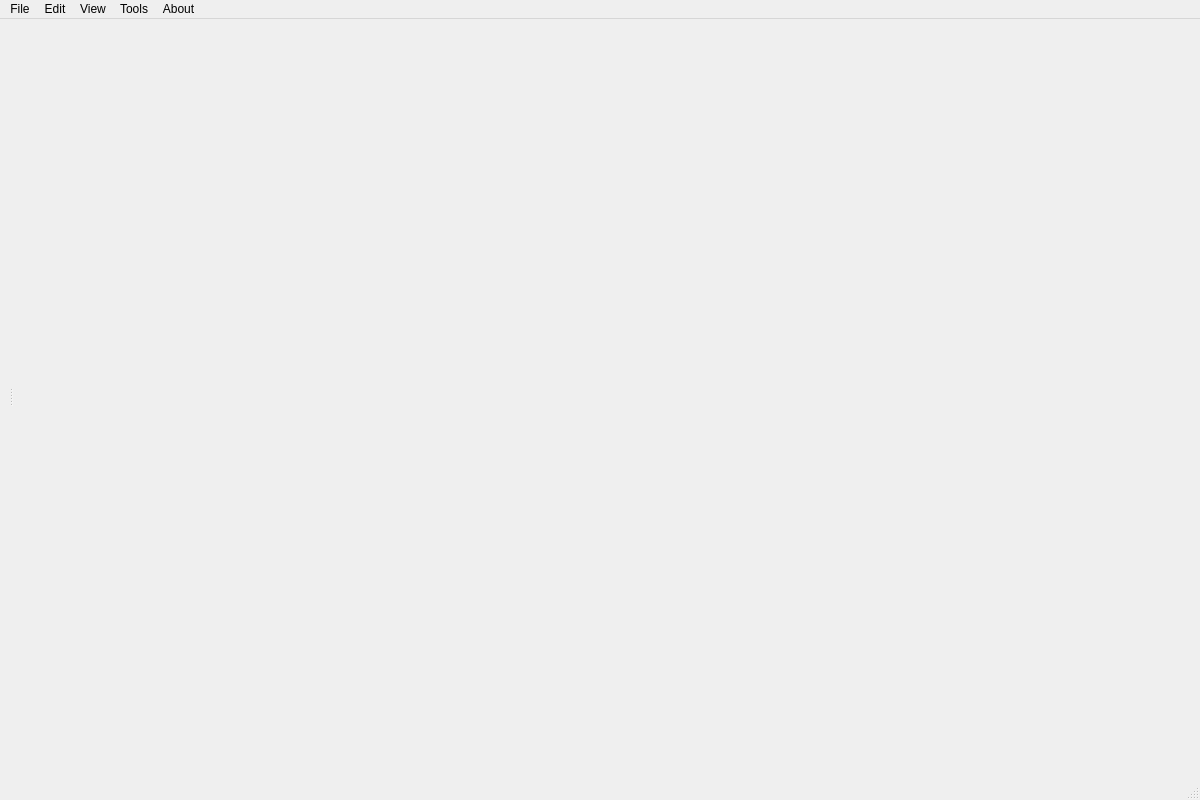
<?xml version="1.0" encoding="UTF-8"?>
<ui version="4.0">
 <class>MainWindow</class>
 <widget class="QMainWindow" name="MainWindow">
  <property name="geometry">
   <rect>
    <x>0</x>
    <y>0</y>
    <width>1200</width>
    <height>800</height>
   </rect>
  </property>
  <property name="windowTitle">
   <string>MainWindow</string>
  </property>
  <property name="locale">
   <locale language="English" country="UnitedStates"/>
  </property>
  <widget class="QWidget" name="centralwidget">
   <layout class="QVBoxLayout" name="verticalLayout" stretch="1,0">
    <item>
     <layout class="QHBoxLayout" name="horizontalLayout_2">
      <item>
       <widget class="QSplitter" name="splitter">
        <property name="orientation">
         <enum>Qt::Orientation::Horizontal</enum>
        </property>
        <widget class="QStackedWidget" name="stackedWidget">
         <property name="currentIndex">
          <number>1</number>
         </property>
         <widget class="FileSystemTree" name="filesPage"/>
         <widget class="GitWidget" name="gitPage"/>
        </widget>
        <widget class="TabWidget" name="tabWidget" native="true"/>
       </widget>
      </item>
     </layout>
    </item>
    <item>
     <widget class="SearchWidget" name="searchWidget" native="true"/>
    </item>
   </layout>
  </widget>
  <widget class="QMenuBar" name="menubar">
   <property name="geometry">
    <rect>
     <x>0</x>
     <y>0</y>
     <width>1200</width>
     <height>23</height>
    </rect>
   </property>
   <widget class="QMenu" name="menuFile">
    <property name="title">
     <string>File</string>
    </property>
    <widget class="QMenu" name="menuRecent_Files">
     <property name="title">
      <string>Recent Files</string>
     </property>
     <addaction name="actionno_recent"/>
    </widget>
    <widget class="QMenu" name="menuRecent_Directories">
     <property name="title">
      <string>Recent Directories</string>
     </property>
     <addaction name="actionno_recent_2"/>
    </widget>
    <addaction name="actionNew"/>
    <addaction name="actionOpen"/>
    <addaction name="actionOpen_Directory"/>
    <addaction name="menuRecent_Files"/>
    <addaction name="menuRecent_Directories"/>
    <addaction name="actionSave"/>
    <addaction name="actionSave_As"/>
    <addaction name="actionPrint"/>
    <addaction name="separator"/>
    <addaction name="actionReload"/>
    <addaction name="actionReload_All"/>
    <addaction name="separator"/>
    <addaction name="actionClose"/>
    <addaction name="actionClose_All"/>
    <addaction name="actionClose_All_But_This"/>
    <addaction name="actionExit"/>
   </widget>
   <widget class="QMenu" name="menuEdit">
    <property name="title">
     <string>Edit</string>
    </property>
    <widget class="QMenu" name="menuChange_Letter_Size">
     <property name="title">
      <string>Change Letter Size</string>
     </property>
     <addaction name="actionSmall_Letters"/>
     <addaction name="actionLarge_Letters"/>
     <addaction name="actionCapital_Letter_at_Sentence"/>
     <addaction name="actionCapital_Letter_every_word"/>
    </widget>
    <addaction name="actionUndo"/>
    <addaction name="actionRedo"/>
    <addaction name="separator"/>
    <addaction name="actionCut"/>
    <addaction name="actionCopy"/>
    <addaction name="actionPaste"/>
    <addaction name="actionPaste_From_File"/>
    <addaction name="actionDelete"/>
    <addaction name="actionDelete_All"/>
    <addaction name="actionSelect_All"/>
    <addaction name="actionOverwriteMode"/>
    <addaction name="actionRead_Only"/>
    <addaction name="separator"/>
    <addaction name="actionMerge_Lines"/>
    <addaction name="menuChange_Letter_Size"/>
    <addaction name="actionSettings"/>
   </widget>
   <widget class="QMenu" name="menuView">
    <property name="title">
     <string>View</string>
    </property>
    <addaction name="actionFiles"/>
    <addaction name="actionGit"/>
    <addaction name="actionStart"/>
    <addaction name="separator"/>
    <addaction name="actionLine_Wrap"/>
    <addaction name="separator"/>
    <addaction name="actionIncrease_Font_Size"/>
    <addaction name="actionDecrease_Font_Size"/>
    <addaction name="actionReset_Font_Size"/>
    <addaction name="actionSet_Font_Size"/>
   </widget>
   <widget class="QMenu" name="menuTools">
    <property name="title">
     <string>Tools</string>
    </property>
    <widget class="QMenu" name="menuSpell_checking">
     <property name="title">
      <string>Spell checking</string>
     </property>
     <widget class="QMenu" name="menuLanguages">
      <property name="title">
       <string>Languages</string>
      </property>
     </widget>
     <addaction name="menuLanguages"/>
     <addaction name="actionEnabled"/>
    </widget>
    <addaction name="actionFindReplace"/>
    <addaction name="menuSpell_checking"/>
   </widget>
   <widget class="QMenu" name="menuAbout">
    <property name="title">
     <string>About</string>
    </property>
    <addaction name="actionAbout_Application"/>
    <addaction name="actionAbout_Qt"/>
   </widget>
   <addaction name="menuFile"/>
   <addaction name="menuEdit"/>
   <addaction name="menuView"/>
   <addaction name="menuTools"/>
   <addaction name="menuAbout"/>
  </widget>
  <widget class="QStatusBar" name="statusbar"/>
  <action name="actionNew">
   <property name="icon">
    <iconset theme="QIcon::ThemeIcon::DocumentNew"/>
   </property>
   <property name="text">
    <string>New</string>
   </property>
   <property name="shortcut">
    <string>Ctrl+N</string>
   </property>
  </action>
  <action name="actionSave">
   <property name="icon">
    <iconset theme="QIcon::ThemeIcon::DocumentSave"/>
   </property>
   <property name="text">
    <string>Save</string>
   </property>
   <property name="shortcut">
    <string>Ctrl+S</string>
   </property>
  </action>
  <action name="actionSave_As">
   <property name="icon">
    <iconset theme="QIcon::ThemeIcon::DocumentSaveAs"/>
   </property>
   <property name="text">
    <string>Save As</string>
   </property>
   <property name="shortcut">
    <string>Ctrl+Shift+S</string>
   </property>
  </action>
  <action name="actionOpen">
   <property name="icon">
    <iconset theme="QIcon::ThemeIcon::DocumentOpen"/>
   </property>
   <property name="text">
    <string>Open</string>
   </property>
   <property name="shortcut">
    <string>Ctrl+O</string>
   </property>
  </action>
  <action name="actionOpen_Directory">
   <property name="text">
    <string>Open Directory</string>
   </property>
   <property name="shortcut">
    <string>Ctrl+Shift+O</string>
   </property>
  </action>
  <action name="actionExit">
   <property name="icon">
    <iconset theme="QIcon::ThemeIcon::ApplicationExit"/>
   </property>
   <property name="text">
    <string>Exit</string>
   </property>
   <property name="shortcut">
    <string>Ctrl+Q</string>
   </property>
  </action>
  <action name="actionClose">
   <property name="icon">
    <iconset theme="QIcon::ThemeIcon::ListRemove"/>
   </property>
   <property name="text">
    <string>Close</string>
   </property>
   <property name="shortcut">
    <string>Ctrl+W</string>
   </property>
  </action>
  <action name="actionClose_All">
   <property name="text">
    <string>Close All</string>
   </property>
   <property name="shortcut">
    <string>Ctrl+Shift+W</string>
   </property>
  </action>
  <action name="actionUndo">
   <property name="icon">
    <iconset theme="QIcon::ThemeIcon::EditUndo"/>
   </property>
   <property name="text">
    <string>Undo</string>
   </property>
   <property name="shortcut">
    <string>Ctrl+Z</string>
   </property>
  </action>
  <action name="actionRedo">
   <property name="icon">
    <iconset theme="QIcon::ThemeIcon::EditRedo"/>
   </property>
   <property name="text">
    <string>Redo</string>
   </property>
   <property name="shortcut">
    <string>Ctrl+Shift+Z</string>
   </property>
  </action>
  <action name="actionCut">
   <property name="icon">
    <iconset theme="QIcon::ThemeIcon::EditCut"/>
   </property>
   <property name="text">
    <string>Cut</string>
   </property>
   <property name="shortcut">
    <string>Ctrl+X</string>
   </property>
  </action>
  <action name="actionCopy">
   <property name="icon">
    <iconset theme="QIcon::ThemeIcon::EditCopy"/>
   </property>
   <property name="text">
    <string>Copy</string>
   </property>
   <property name="shortcut">
    <string>Ctrl+C</string>
   </property>
  </action>
  <action name="actionPaste">
   <property name="icon">
    <iconset theme="QIcon::ThemeIcon::EditPaste"/>
   </property>
   <property name="text">
    <string>Paste</string>
   </property>
   <property name="shortcut">
    <string>Ctrl+V</string>
   </property>
  </action>
  <action name="actionDelete">
   <property name="icon">
    <iconset theme="QIcon::ThemeIcon::EditDelete"/>
   </property>
   <property name="text">
    <string>Delete</string>
   </property>
   <property name="shortcut">
    <string>Ctrl+D</string>
   </property>
  </action>
  <action name="actionSelect_All">
   <property name="icon">
    <iconset theme="QIcon::ThemeIcon::EditSelectAll"/>
   </property>
   <property name="text">
    <string>Select All</string>
   </property>
   <property name="shortcut">
    <string>Ctrl+A</string>
   </property>
  </action>
  <action name="actionFindReplace">
   <property name="icon">
    <iconset theme="edit-find-replace"/>
   </property>
   <property name="text">
    <string>Find/Replace</string>
   </property>
   <property name="shortcut">
    <string>Ctrl+F</string>
   </property>
  </action>
  <action name="action7">
   <property name="text">
    <string>7</string>
   </property>
  </action>
  <action name="actionEnabled">
   <property name="checkable">
    <bool>true</bool>
   </property>
   <property name="checked">
    <bool>true</bool>
   </property>
   <property name="text">
    <string>Enabled</string>
   </property>
  </action>
  <action name="actionFiles">
   <property name="text">
    <string>Files</string>
   </property>
  </action>
  <action name="actionGit">
   <property name="text">
    <string>Git</string>
   </property>
  </action>
  <action name="actionDelete_All">
   <property name="icon">
    <iconset theme="QIcon::ThemeIcon::EditDelete"/>
   </property>
   <property name="text">
    <string>Delete All</string>
   </property>
   <property name="shortcut">
    <string>Ctrl+Shift+D</string>
   </property>
  </action>
  <action name="actionStart">
   <property name="text">
    <string>Start</string>
   </property>
  </action>
  <action name="actionClose_All_But_This">
   <property name="text">
    <string>Close All But This</string>
   </property>
  </action>
  <action name="actionReload">
   <property name="text">
    <string>Reload</string>
   </property>
   <property name="shortcut">
    <string>F5</string>
   </property>
  </action>
  <action name="actionReload_All">
   <property name="text">
    <string>Reload All</string>
   </property>
   <property name="shortcut">
    <string>Shift+F5</string>
   </property>
  </action>
  <action name="actionPrint">
   <property name="icon">
    <iconset theme="document-print"/>
   </property>
   <property name="text">
    <string>Print</string>
   </property>
   <property name="shortcut">
    <string>Ctrl+P</string>
   </property>
  </action>
  <action name="actionno_recent">
   <property name="enabled">
    <bool>false</bool>
   </property>
   <property name="text">
    <string>no recent</string>
   </property>
  </action>
  <action name="actionno_recent_2">
   <property name="enabled">
    <bool>false</bool>
   </property>
   <property name="text">
    <string>no recent</string>
   </property>
  </action>
  <action name="actionPaste_From_File">
   <property name="text">
    <string>Paste From File</string>
   </property>
  </action>
  <action name="actionOverwriteMode">
   <property name="checkable">
    <bool>true</bool>
   </property>
   <property name="text">
    <string>Overwrite mode</string>
   </property>
   <property name="shortcut">
    <string>Ins</string>
   </property>
  </action>
  <action name="actionRead_Only">
   <property name="checkable">
    <bool>true</bool>
   </property>
   <property name="text">
    <string>Read Only</string>
   </property>
  </action>
  <action name="actionMerge_Lines">
   <property name="text">
    <string>Merge Lines</string>
   </property>
  </action>
  <action name="actionSmall_Letters">
   <property name="text">
    <string>small letters</string>
   </property>
  </action>
  <action name="actionLarge_Letters">
   <property name="text">
    <string>CAPITAL LETTERS</string>
   </property>
  </action>
  <action name="actionCapital_Letter_at_Sentence">
   <property name="text">
    <string>Capital letter at sentence</string>
   </property>
  </action>
  <action name="actionCapital_Letter_every_word">
   <property name="text">
    <string>Capital Letter Every Word</string>
   </property>
  </action>
  <action name="actionLine_Wrap">
   <property name="checkable">
    <bool>true</bool>
   </property>
   <property name="text">
    <string>Line Wrap</string>
   </property>
  </action>
  <action name="actionIncrease_Font_Size">
   <property name="text">
    <string>Increase Font Size</string>
   </property>
  </action>
  <action name="actionDecrease_Font_Size">
   <property name="text">
    <string>Decrease Font Size</string>
   </property>
  </action>
  <action name="actionReset_Font_Size">
   <property name="text">
    <string>Reset Font Size</string>
   </property>
  </action>
  <action name="actionSet_Font_Size">
   <property name="text">
    <string>Set Font Size</string>
   </property>
  </action>
  <action name="actionAbout_Application">
   <property name="icon">
    <iconset theme="help-about"/>
   </property>
   <property name="text">
    <string>About Application</string>
   </property>
  </action>
  <action name="actionAbout_Qt">
   <property name="icon">
    <iconset theme="help-about"/>
   </property>
   <property name="text">
    <string>About Qt</string>
   </property>
  </action>
  <action name="actionSettings">
   <property name="text">
    <string>Settings</string>
   </property>
  </action>
 </widget>
 <customwidgets>
  <customwidget>
   <class>TabWidget</class>
   <extends>QWidget</extends>
   <header>../../../../src/tabwidget.h</header>
   <container>1</container>
  </customwidget>
  <customwidget>
   <class>SearchWidget</class>
   <extends>QWidget</extends>
   <header>../../../../src/searchwidget.h</header>
   <container>1</container>
  </customwidget>
  <customwidget>
   <class>FileSystemTree</class>
   <extends>QWidget</extends>
   <header>../../../../src/filesystemtree.h</header>
   <container>1</container>
  </customwidget>
  <customwidget>
   <class>GitWidget</class>
   <extends>QWidget</extends>
   <header>../../../../src/gitwidget.h</header>
   <container>1</container>
  </customwidget>
 </customwidgets>
 <resources/>
 <connections/>
</ui>
